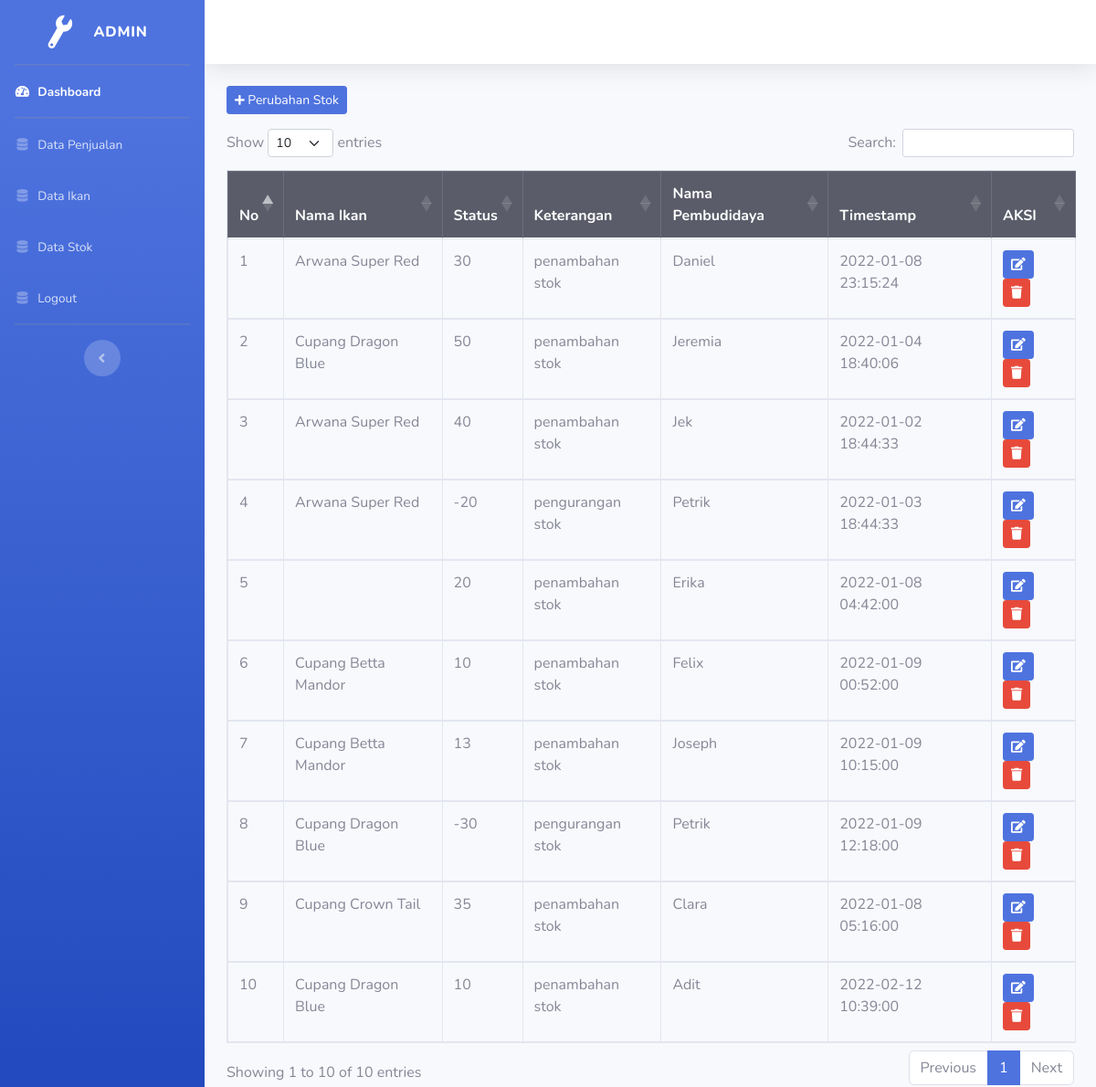
Page /index.php/admin/data_katalog/stok on the committed database.
### tables this page shows
CREATE TABLE `stok` (
  `id` int(60) NOT NULL,
  `id_ikan` int(60) NOT NULL,
  `status` int(60) NOT NULL,
  `keterangan` varchar(60) NOT NULL,
  `nama_pembudidaya` varchar(60) NOT NULL,
  `tanggal` timestamp NOT NULL DEFAULT current_timestamp() ON UPDATE current_timestamp()
);

CREATE TABLE `ikan` (
  `id` int(11) NOT NULL,
  `id_jenis` int(60) NOT NULL,
  `nama_ikan` varchar(50) NOT NULL,
  `deskripsi` varchar(60) NOT NULL,
  `harga` int(11) NOT NULL
);

### application/controllers/admin/Data_katalog.php (called while the page is built, shortened)
<?php
class data_katalog extends CI_Controller{
    public function __construct()
    {
        $this->load->model('model_katalog');
    }
    public function stok()
    {
        $data['ikan'] = $this->model_katalog->tampil_data_ikan()->result();
        $data['stok'] = $this->model_katalog->tampil_data_stok()->result();
        $this->load->view('admin/data_stok', $data);
    }
}

### index.php (called while the page is built, shortened)
<?php
require_once BASEPATH.'core/CodeIgniter.php';

### application/models/Model_katalog.php (called while the page is built, shortened)
<?php
class Model_katalog extends CI_Model{
    public function tampil_data_stok(){
        $this->db->select('stok.id,ikan.nama_ikan,stok.id_ikan,stok.status,stok.keterangan,stok.nama_pembudidaya,stok.tanggal');
        $this->db->from('stok');
        $this->db->join('ikan', 'ikan.id = stok.id_ikan', 'left');
        return $this->db->get();
    }
}

### application/views/admin/data_stok.php (the view, shortened to what this page needs)
<div class="container-fluid">
    <button class="btn btn-sm btn-primary mb-3" data-toggle="modal" data-target="#tambah_stok"><i class="fas fa-plus fa-sm"></i> Perubahan Stok</button>
    <table id="tables" class="table table-bordered">
    <thead class="thead-dark">
        <tr>
        <th>No</th>
        <th>Nama Ikan</th>
        <th>Status</th>
        <th>Keterangan</th>
        <th>Nama Pembudidaya</th>
        <th>Timestamp</th>
        <th>AKSI</th>
        </tr>
    </thead>
    <tbody>
        <?php
        $no=1;
        foreach($stok as $katalog) : ?>
            <tr>
                <td class="no"><?php echo $no++ ?></td>
                <td class="nama_ikan"><?php echo $katalog->nama_ikan ?></td>
                <td class="stok"><?php echo $katalog->status ?></td>
                <td class="keterangan"><?php echo $katalog->keterangan ?></td>
                <td class="nama_pembudidaya"><?php echo $katalog->nama_pembudidaya ?></td>
                <td class="tanggal"><?php echo $katalog->tanggal ?></td>
                <td><button type="button" class="btn btn-primary btn-sm" data-toggle="modal" data-target="#edit_stok"><i class="fas fa-edit"></i></button>
                <button type="button" class="btn btn-danger btn-sm" data-toggle="modal" data-target="#hapus_stok"><i class="fas fa-trash"></i></button></td>
            </tr>
        <?php endforeach; ?>
        </tbody>
    </table>
</div>

### rows in the picture
stok: id_ikan.nama_ikan "Arwana Super Red", status "30", keterangan "penambahan stok", nama_pembudidaya "Daniel", tanggal "2022-01-08 23:15:24"
stok: id_ikan.nama_ikan "Cupang Dragon Blue", status "50", keterangan "penambahan stok", nama_pembudidaya "Jeremia", tanggal "2022-01-04 18:40:06"
stok: id_ikan.nama_ikan "Arwana Super Red", status "40", keterangan "penambahan stok", nama_pembudidaya "Jek", tanggal "2022-01-02 18:44:33"
stok: id_ikan.nama_ikan "Arwana Super Red", status "-20", keterangan "pengurangan stok", nama_pembudidaya "Petrik", tanggal "2022-01-03 18:44:33"
stok: status "20", keterangan "penambahan stok", nama_pembudidaya "Erika", tanggal "2022-01-08 04:42:00"
stok: id_ikan.nama_ikan "Cupang Betta Mandor", status "10", keterangan "penambahan stok", nama_pembudidaya "Felix", tanggal "2022-01-09 00:52:00"
stok: id_ikan.nama_ikan "Cupang Betta Mandor", status "13", keterangan "penambahan stok", nama_pembudidaya "Joseph", tanggal "2022-01-09 10:15:00"
stok: id_ikan.nama_ikan "Cupang Dragon Blue", status "-30", keterangan "pengurangan stok", nama_pembudidaya "Petrik", tanggal "2022-01-09 12:18:00"
stok: id_ikan.nama_ikan "Cupang Crown Tail", status "35", keterangan "penambahan stok", nama_pembudidaya "Clara", tanggal "2022-01-08 05:16:00"
stok: id_ikan.nama_ikan "Cupang Dragon Blue", status "10", keterangan "penambahan stok", nama_pembudidaya "Adit", tanggal "2022-02-12 10:39:00"
